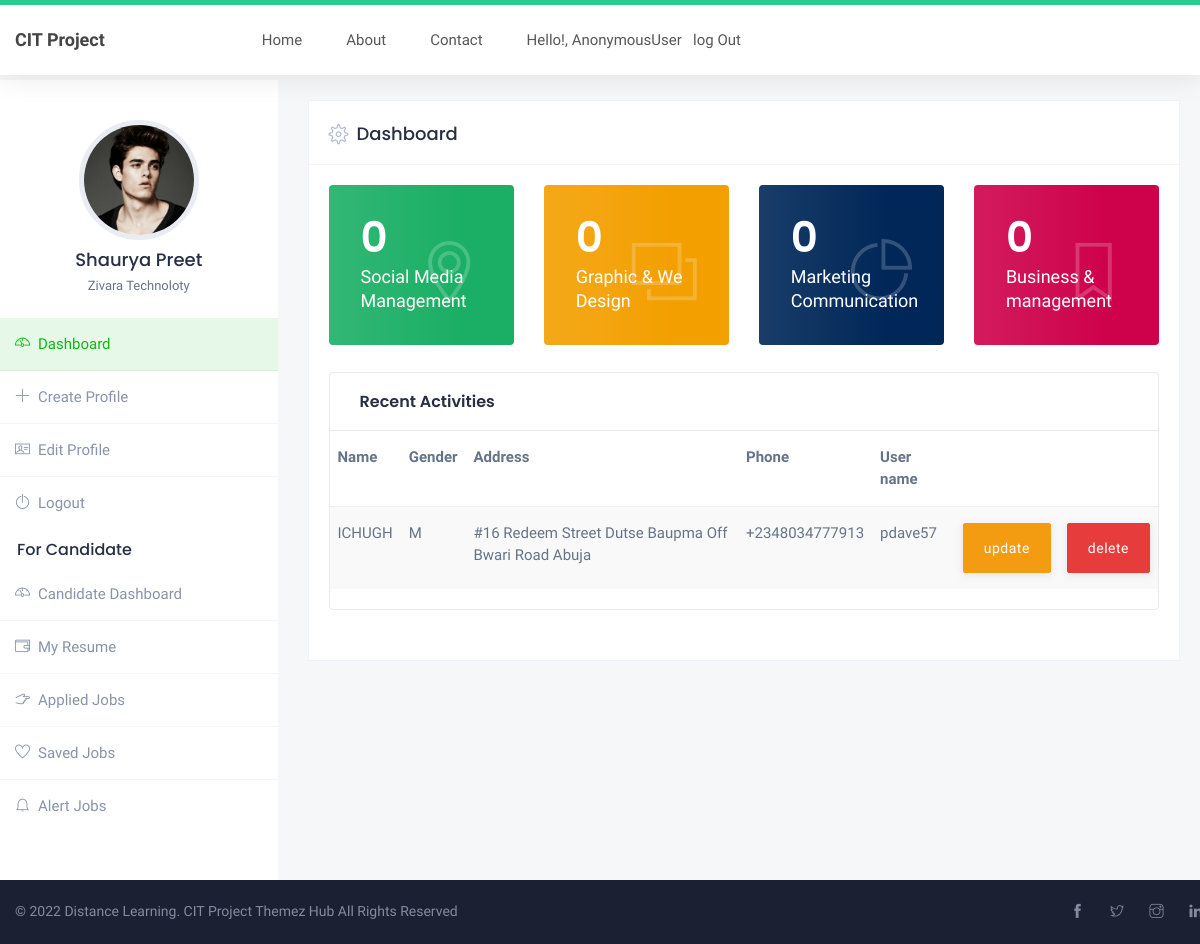
Screenshot of /user_dashboard with the database file from the repository.
### distancelearningapp/models.py (models this page shows, shortened)
class Profile(models.Model):
    GENDER = (
        ('M', 'MALE'),
        ('F', 'FEMALE')
    )
    firstname = models.CharField(max_length=50)
    lastname = models.CharField(max_length=50)
    gender = models.CharField(max_length=5, choices=GENDER)
    address = models.CharField(max_length=100)
    contact_phone = models.CharField(max_length=50)
    profile_pic = models.ImageField(null=True, blank=True)
    user = models.ForeignKey(User, on_delete=models.CASCADE)

### distancelearningapp/views.py (the view)
# urls.py: path('user_dashboard', views.user_dashboard, name='user_dashboard')
def user_dashboard(request):
    count_smm = Registercourses.objects.filter(courses_id=4).count()
    count_gwd = Registercourses.objects.filter(courses_id=5).count()
    count_mc = Registercourses.objects.filter(courses_id=6).count()
    count_bm = Registercourses.objects.filter(courses_id=8).count()
    profile = Profile.objects.select_related('user').all()
    context = {'profile':profile, 'count_smm':count_smm, 'count_gwd':count_gwd, 'count_mc':count_mc, 'count_bm':count_bm}
    return render(request, "account/user_dashboard.html", context)

### distancelearningapp/templates/account/user_dashboard.html
{%extends 'account/main_template.html' %}
{%load static%}
{% block content%}
<div class="row">
    <div class="col-lg-3 col-md-6 col-sm-12">
        <div class="dashboard-stat widget-1">
            <div class="dashboard-stat-content"><h4>{{count_smm}}</h4> <span>Social Media Management</span></div>
            <div class="dashboard-stat-icon"><i class="ti-location-pin"></i></div>
        </div>
    </div>
    <div class="col-lg-3 col-md-6 col-sm-12">
        <div class="dashboard-stat widget-2">
            <div class="dashboard-stat-content"><h4>{{count_gwd}}</h4> <span>Graphic &amp; We Design</span></div>
            <div class="dashboard-stat-icon"><i class="ti-layers"></i></div>
        </div>
    </div>
    <div class="col-lg-3 col-md-6 col-sm-12">
        <div class="dashboard-stat widget-3">
            <div class="dashboard-stat-content"><h4>{{count_mc}}</h4> <span>Marketing Communication</span></div>
            <div class="dashboard-stat-icon"><i class="ti-pie-chart"></i></div>
        </div>
    </div>
    <div class="col-lg-3 col-md-6 col-sm-12">
        <div class="dashboard-stat widget-4">
            <div class="dashboard-stat-content"><h4>{{count_bm}}</h4> <span>Business &amp; management</span></div>
            <div class="dashboard-stat-icon"><i class="ti-bookmark"></i></div>
        </div>
    </div>
</div>
<div class="row">
    <div class="col-md-12">
        <div class="dashboard-gravity-list with-icons">
            <h4>Recent Activities</h4>
            <table class="table table-striped">
                <thead>
                    <tr>
                        <th>Name</th>
                        <th>Gender</th>
                        <th>Address</th>
                        <th>Phone</th>
                        <th>User name</th>
                        <th></th>
                        <th></th>
                    </tr>
                </thead>
                <tbody>
                    {%for p in profile%}
                    <tr>
                        <td>{{p.lastname}}</td>
                        <td>{{p.gender}}</td>
                        <td>{{p.address}}</td>
                        <td>{{p.contact_phone}}</td>
                        <td>{{p.user.username}}</td>
                        <td><a class="btn btn-warning" href="{% url 'updateprofile' p.id %}">update</a></td>
                        <td><a class="btn btn-danger" href="{% url 'delete_profile' p.id %}">delete</a></td>
                    </tr>
                    {% endfor%}
                </tbody>
            </table>
        </div>
    </div>
</div>
{% endblock%}

### rows the page displays
Profile: lastname "ICHUGH", gender "M", address "#16 Redeem Street Dutse Baupma Off Bwari Road Abuja", contact_phone "+2348034777913", user.username "pdave57"

### other values shown
{{ request.user }} "AnonymousUser"
{{ count_smm }} "0"
{{ count_gwd }} "0"
{{ count_mc }} "0"
{{ count_bm }} "0"
